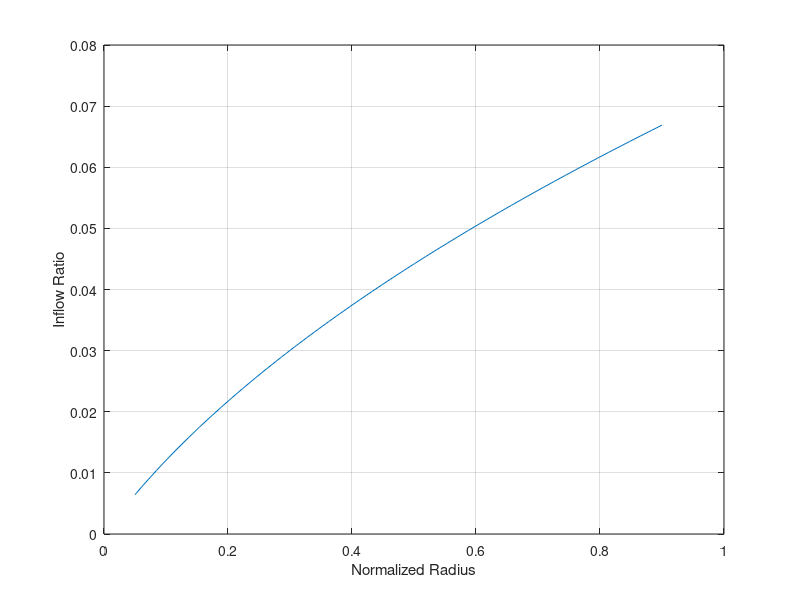

Reproduce this figure in MATLAB.
#!/usr/bin/octave

clear; clc; clf;

% With collective ONLY
% No twist, coning
% Hover flight

% Specified Rotor and Aerodynamic Parameters
R = 8.0;
AR = 6.0;                 % Aspect ratio
c = R/AR;;
Nb = 2;
Om_rpm = 1250;            % in rpm
a = 5.74;                 % d_Cl/d_alpha in radians
rho = 1.2;                % in kg/m3
root_cut=0.05;
tip_cut=0.90;             % For accounting tip loss
vel_climb = 0.0;
coning=0.0;               % Not accounted for currently

theta=8*pi/180;

% Calculated Rotor Parameters
sol = Nb*c/(pi*R);
Om = Om_rpm*pi/30;
lam_c = vel_climb/(R*Om);

% Solver parameters 
nx = 50;                    % No. of stations along blade

% Initialization
% Equi-spaced
r_bar = linspace(root_cut,tip_cut,nx);
dr_bar = r_bar(2)-r_bar(1);

% Cosine spaced
%theta_cosine=linspace(0,pi,nx);
%r_bar = R*0.5-R*0.5*cos(theta_cosine);
%dr_bar=r_bar(1:end-1)-r_bar(2:end);
%dr_bar=-1*[dr_bar 0];

% atan spaced
%x_spacing=linspace(tan(-1),tan(1),nx);
%r_bar=R*0.5+R*0.5*atan(x_spacing);
%dr_bar=r_bar(2:end)-r_bar(1:end-1);
%dr_bar=[dr_bar 0];

const1 = sol*a/16; 
const_c = lam_c*0.5;

% for theta=degtorad(10:0.1:12)

% Inflow ratio from BEMT
lam = -(const1-const_c) + sqrt((const1-const_c)^2+2*const1*theta*r_bar);
alf=theta-lam./r_bar;

plot(r_bar,lam);
grid on;
xlabel('Normalized Radius');
ylabel('Inflow Ratio');

% Using Momentum theory
ct_vec = 4*lam.*(lam-lam_c).*r_bar.*dr_bar;
format long;
CT_MT = sum(ct_vec)

% Using BEMT
%ct_vec = 0.5*sol*a.*dr_bar.*(r_bar.^2).*alf;
CT_BEMT = sum(ct_vec);
% plot(r_bar,ct_vec.*(rho*pi*R*R*(R*Om)^2))

Thrust = CT_MT*(rho*pi*R*R*(R*Om)^2)

% Sectional lift distribution
cl_vec = 2.0*ct_vec/(c/R*dr_bar);

% plot(radtodeg(theta),CT,'.')
% hold on
% end
% grid on
lam_i=lam;
% fid=fopen('Vz_OGE_BEMT.dat','w');
% fprintf(fid,'Variables = "r/R" "vz"\n');
% fprintf(fid,'Zone T= "Vz_OGE_BEMT"\n');
% dlmwrite('Vz_OGE_BEMT.dat',[r_bar'*R lam_i'*R*Om],'-append','delimiter',' ');
